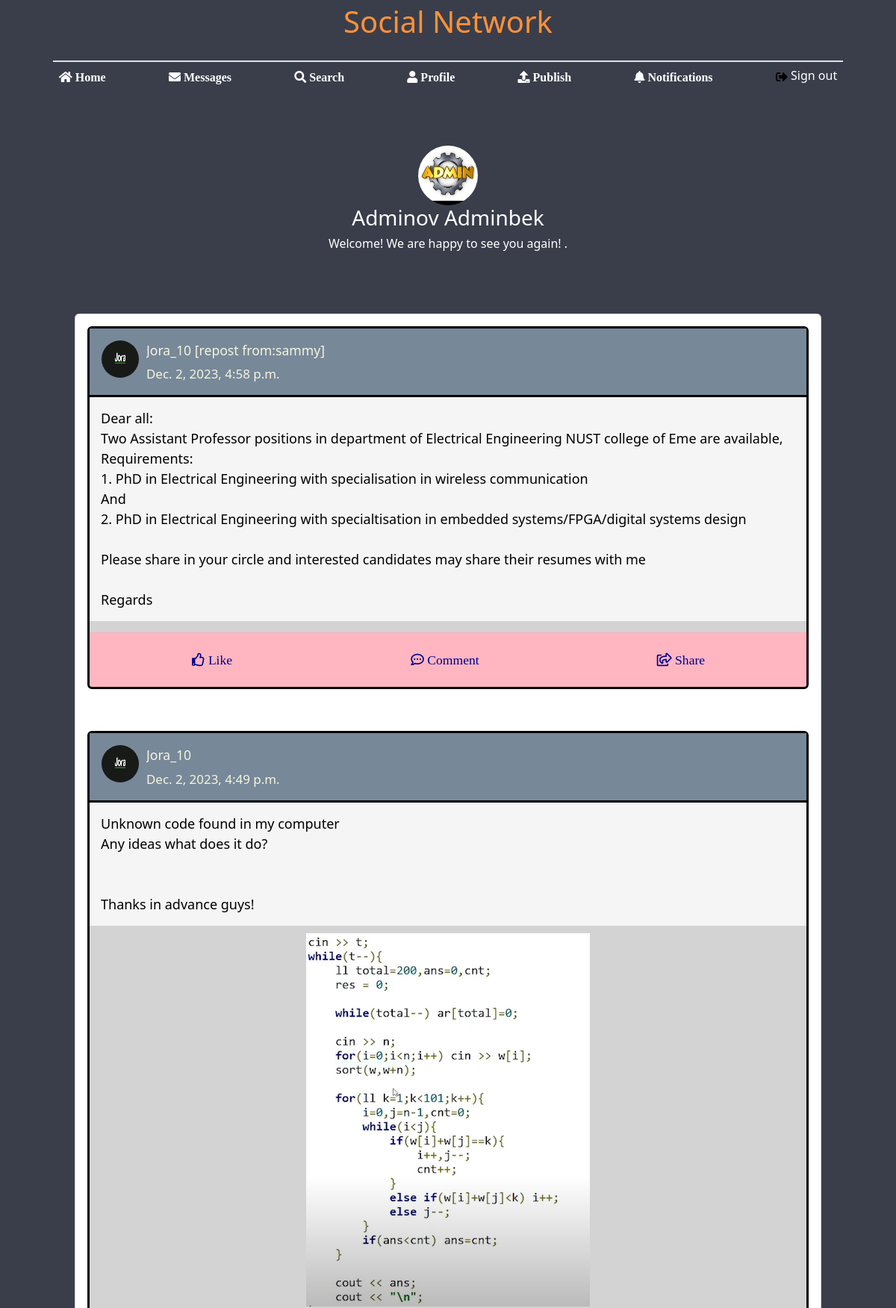
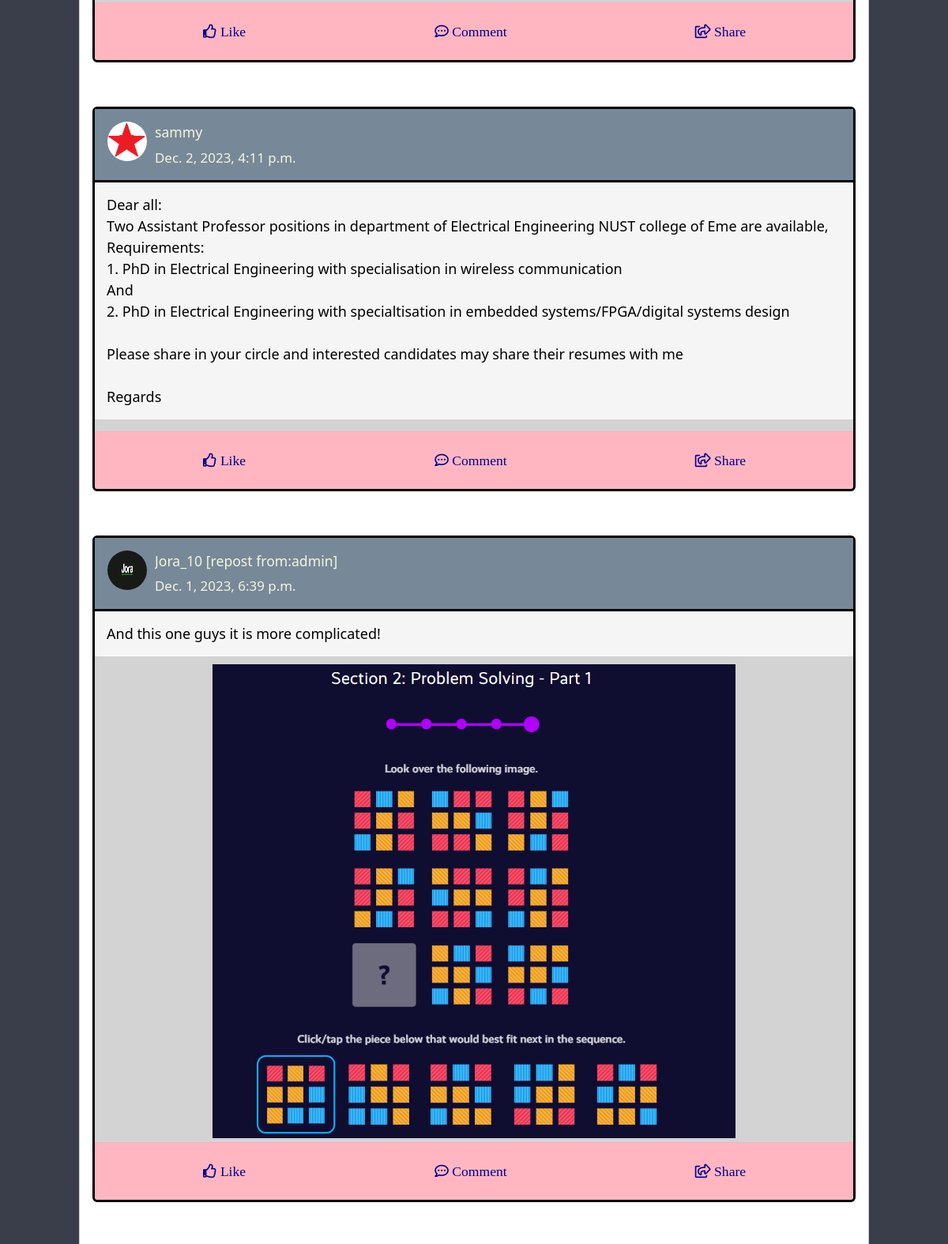
The app's page / (signed in, upper part) with its own data (2 pictures, top to bottom).
### base/models.py (models this page shows)
class ProfileInfo(models.Model):
    degree = models.CharField(max_length=100, null=True, blank=True, default='')
    workplace = models.CharField(max_length=100, null=True, blank=True, default='')
    age = models.IntegerField(null=True, blank=True)
    address = models.CharField(max_length=100, null=True, blank=True, default='')
    user = models.OneToOneField(User, on_delete=models.CASCADE)
    profile_image = models.FileField(upload_to='profile_images/', null=True, blank=True, default='/profile_images/default.png')

class Media(models.Model):
    owner = models.ForeignKey(User, on_delete=models.CASCADE, related_name='owner')
    reposter = models.ForeignKey(User, on_delete=models.CASCADE, related_name='reposter')
    media = models.FileField(upload_to='publications',null=True, blank=True)
    description = models.TextField()
    upload_date = models.DateTimeField()

### base/views.py (the view, shortened to what this page needs)
# urls.py: path('', views.index, name='index'),
def index(request):
    if request.user.is_authenticated:
        current_user = request.user
        medias = None
        if (Media.objects.exists()):
            medias = Media.objects.all().order_by("-upload_date")[:20]
        return render(request, 'index.html',
            {'user': current_user,
            'medias': collector(request, medias), 'friend_names': get_friend_names(request.user),
            'has_unread_message': has_unread_message(current_user), 'has_unreplied_request': has_unreplied_request(current_user)})
    else:
        return redirect('login')

### templates/index.html (shortened to what this page needs)
{% load static %}
<!DOCTYPE html>
<html lang="en">
<head>
    <link rel="stylesheet" href="{% static 'index.css' %}">
    <link rel="stylesheet" href="{% static 'requests.css' %}">
    <link rel="stylesheet" href="https://cdnjs.cloudflare.com/ajax/libs/font-awesome/5.15.3/css/all.min.css" />
    <link rel="stylesheet" href="https://cdn.jsdelivr.net/npm/bootstrap@5.3.0-alpha1/dist/css/bootstrap.min.css">
</head>
<body class="d-flex flex-column min-vh-100" style="background: #3A3E4B;">
    <h1 class="d-none d-lg-block"
    style="text-align: center; color: #FF9138; margin-top: 5px; margin-bottom: -30px">Social Network</h1>
    <header>
        <nav>
            <div class="navbar navbar-expand-lg pt-4">
                <div class="container-fluid">
                    <div class="collapse navbar-collapse justify-content-center" id="navbarSupportedContent">
                        <ul id="nav-length" class="navbar-nav justify-content-between border-top border-2 text-center">
                            <li class="nav-item">
                                <a href="" id="home" class="nav-link border-hover py-3 text-white"><i class="fa fa-home" aria-hidden="true"> Home</i></a>
                            </li>
                            <li class="nav-item">
                                {% if has_unread_message == False %}
                                    <a href="chatting" id="message" class="nav-link border-hover py-3 text-white"><i class="fa fa-envelope" aria-hidden="true"
                                    id="message_icon"> Messages</i></a>
                                {% else %}
                                    <a href="chatting" id="message" class="nav-link border-hover py-3 text-white"><i class="fa fa-envelope" aria-hidden="true"
                                    id="message_icon"> Messages<span class="position-absolute top-0 start-95 translate-middle p-2 bg-danger border border-light rounded-circle"></span></i></a>
                                {% endif %}
                            </li>
                            <li class="nav-item">
                                <a href="people" id="search" class="nav-link border-hover py-3 text-white"><i class="fa fa-search" aria-hidden="true"> Search</i></a>
                            </li>
                            <li class="nav-item">
                                <a href="/profile/{{user}}" id="profile" class="nav-link border-hover py-3 text-white"><i class="fas fa-user"> Profile</i></a>
                            </li>
                            <li class="nav-item">
                                <a href="upload" id="publish" class="nav-link border-hover py-3 text-white"><i class="fa fa-upload" aria-hidden="true"> Publish</i></a>
                            </li>
                            <li class="nav-item">
                                {% if has_unreplied_request == False %}
                                    <a href="requests" id="requests" class="nav-link border-hover py-3 text-white active"><i id="request_icon" class="fa fa-bell" aria-hidden="true"> Notifications</i></a>
                                {% else %}
                                    <a href="requests" id="requests" class="nav-link border-hover py-3 text-white active"><i id="request_icon" class="fa fa-bell" aria-hidden="true"> Notifications<span class="position-absolute top-0 start-95 translate-middle p-2 bg-danger border border-light rounded-circle"></span></i></a>
                                {% endif %}
                            </li>
                            <li class="nav-item">
                                <a href="/logout" id="sign-out" class="nav-link border-hover py-3 text-white">
                                    Sign out</a>
                            </li>
                        </ul>
                    </div>
                </div>
            </div>
        </nav>
    </header>
    <div class="container">
        <section ui-view="" autoscroll="false" ng-class="app.viewAnimation" class="ng-scope container ng-fadeInLeftShort"
            style="">
            <div ui-view="" class="ng-fadeInLeftShort ng-scope">
                <div class="container-overlap ng-scope"
                style="border-radius: 25px;margin-bottom: 50px; text-align: center;">
                    <div class="media m0 pv">
                        <div class="media-center">
                            <a href="#">
                                {% if user.profileinfo.profile_image == "https://cdn.pixabay.com/photo/2015/10/05/22/37/blank-profile-picture-973460_960_720.png"%}
                                    <img src="{{user.profileinfo.profile_image}}" width="80" height="80" alt="User"
                                    class="rounded-circle">
                                {% else %}
                                    <img src="{{user.profileinfo.profile_image.url}}" width="80" height="80" alt="User"
                                    class="rounded-circle">
                                {% endif %}
                            </a>
                        </div>
                        <div class="media-body media-middle text-white">
                            <h3 class="media-heading">{{user.last_name}} {{user.first_name}}</h3>
                            <span>Welcome! We are happy to see you again! .
                            </span>
                        </div>
                    </div>
                </div>
                <div class="container-lg ng-scope">
                    <div class="row">
                        <div class="col-md-12">
                            <div class="card" style="margin: auto;">
                                {% for media, like, comments, share, date in medias %}
                                <div class="card-body">
                                    <div class="card" style="border: 3px solid black; background-color: #D3D3D3;"  id="{{media.owner}}*{{media.reposter}}*{{date}}">
                                        <div class="card-heading" style="border-bottom: 3px solid black; background-color: lightslategrey;">
                                            <div class="media m0">
                                                <div class="media-left">
                                                    <a href="#">
                                                        <img src="{{media.reposter.profileinfo.profile_image.url}}"
                                                            width="50" height="50" alt="User" class="rounded-circle">
                                                    </a>
                                                </div>
                                                <div class="media-body media-middle pt-sm" style="color: beige; font-size: 1.1em;">
                                                    {% if media.owner.username != media.reposter.username %}
                                                    <p class="media-heading m0 text-bold">{{media.reposter.username}}
                                                        [repost from:{{media.owner.username}}]</p>
                                                    {% else %}
                                                    <p class="media-heading m0 text-bold">{{media.owner.username}}</p>
                                                    {% endif %}
                                                    <small class="text-muted"><span style="color: beige; font-size: 1.1em;">{{media.upload_date}}</span></small>
                                                </div>
                                            </div>
                                        </div>
                                        <div class="card-item-text" style=" background-color: whitesmoke; margin-bottom: 5px;">
                                            <p style="color: black; font-size: 18px; margin: 15px;">{{media.description|linebreaksbr|safe }}</p>
                                        </div>
                                        <div class="cont" style="margin-top: 5px;">
                                            {% if media.media != "" %}
                                                {% if media.media.url|slice:"-4:" == ".png" or media.media.url|slice:"-4:" == ".jpg" or media.media.url|slice:"-4:" == ".jpeg" %}
                                                    <img src="{{media.media.url}}" alt="MaterialImg" class="fw img-responsive"
                                                    onclick="full_view(this);">
                                                {% endif %}
                                            {% endif %}
                                        </div>
                                        <div>
                                        <div class="card-footer" style="background-color: lightpink; margin-top: 5px;">
                                            <div class="like p-2 cursor">
                                                <div class="row">
                                                    <div class="col center-block" style="text-align: center;">
                                                        <a href="" onclick="clicked(event)" name="like*{{media.owner}}*{{media.reposter}}*{{date}}"
                                                        style="font-size: 1.1em; color: darkblue;">
                                                            {% if like == 0 %}
                                                            <i class="far fa-thumbs-up me-2"> Like</i>
                                                            {% else %}
                                                            <i class="fas fa-thumbs-up me-2"> Like</i>
                                                            {% endif %}
                                                        </a>
                                                    </div>
                                                    <div class="col center-block" style="text-align: center;">
                                                        <a href="" onclick="comment(event)"  name="comment*{{media.owner}}*{{media.reposter}}*{{date}}"
                                                        style="font-size: 1.1em; color: darkblue;">
                                                            <i class="far fa-comment-dots me-2"> Comment</i>
                                                        </a>
                                                    </div>
                                                    <div class="col center-block" style="text-align: center;">
                                                        <a href="" onclick="share(event)" name="share*{{media.owner}}*{{media.reposter}}*{{date}}"
                                                        style="font-size: 1.1em; color: darkblue;">
                                                            {% if share == 0 %}
                                                            <i class="far fa-share-square"> Share</i>
                                                            {% else %}
                                                            <i class="fas fa-share-square"> Share</i>
                                                            {% endif %}
                                                        </a>
                                                    </div>
                                                </div>
                                            </div>
                                        </div>
                                        </div>
                                    </div>
                                </div>
                                {% endfor %}
                            </div>
                        </div>
                    </div>
                </div>
            </div>
        </section>
    </div>
</body>
</html>

### records on screen
Media: reposter.profileinfo.profile_image (picture), reposter.username "Jora_10", owner.username "sammy", upload_date "Dec. 2, 2023, 4:58 p.m.", description "Dear all: Two Assistant Professor positions in department of Electrical Engineering NUST college of Eme are available, Requirements: 1. PhD in Electrical Engineering with specialisation in wireless communication And 2. PhD in Electrical Engineering with specialtisation in embedded systems/FPGA/digital systems design Please share in your circle and interested candidates may share their resumes with me Regards", shows "Like", shows "Share"
Media: reposter.profileinfo.profile_image (picture), owner.username "Jora_10", upload_date "Dec. 2, 2023, 4:49 p.m.", description "Unknown code found in my computer Any ideas what does it do? Thanks in advance guys!", media (picture), shows "Like", shows "Share"
Media: reposter.profileinfo.profile_image (picture), owner.username "sammy", upload_date "Dec. 2, 2023, 4:11 p.m.", description "Dear all: Two Assistant Professor positions in department of Electrical Engineering NUST college of Eme are available, Requirements: 1. PhD in Electrical Engineering with specialisation in wireless communication And 2. PhD in Electrical Engineering with specialtisation in embedded systems/FPGA/digital systems design Please share in your circle and interested candidates may share their resumes with me Regards", shows "Like", shows "Share"
Media: reposter.profileinfo.profile_image (picture), reposter.username "Jora_10", owner.username "admin", upload_date "Dec. 1, 2023, 6:39 p.m.", description "And this one guys it is more complicated!", media (picture), shows "Like", shows "Share"

### other values on screen
{{ user.last_name }} "Adminov"
{{ user.first_name }} "Adminbek"
